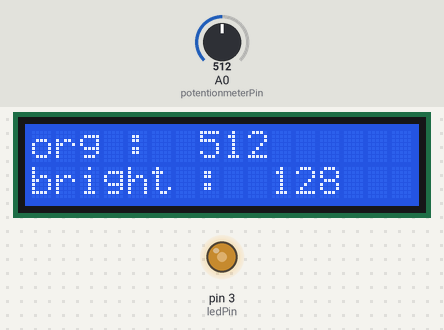
This sketch was run on a simulated Arduino Uno, built with avr-gcc and run on an emulated ATmega328P. On the bench: 16×2 character LCD, output pins drawn as LEDs (lit = HIGH). Inputs (shaded band) come from the test bench; at power-on: A0 (potentionmeterPin) = 512.

Above: at 1.2 s.
1.3 s: A0 (potentionmeterPin) set to 306
At 1.7 s:
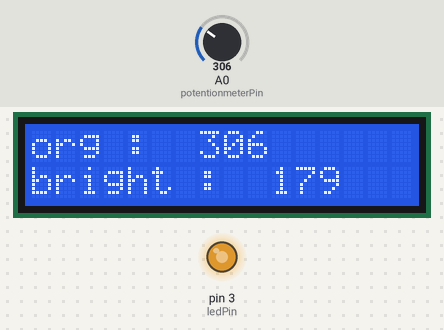
2.8 s: A0 (potentionmeterPin) set to 122
At 3.5 s:
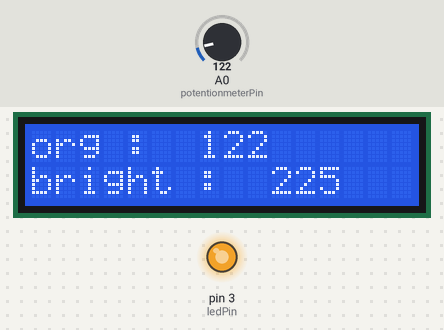
4.3 s: A0 (potentionmeterPin) set to 900
At 4.9 s:
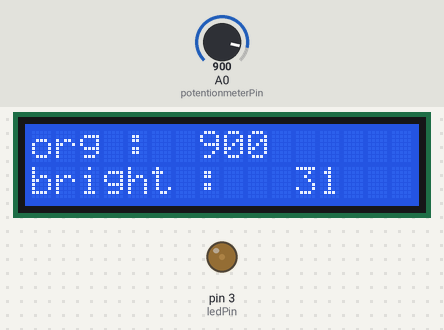
5.8 s: A0 (potentionmeterPin) set to 1023
At 6.2 s:
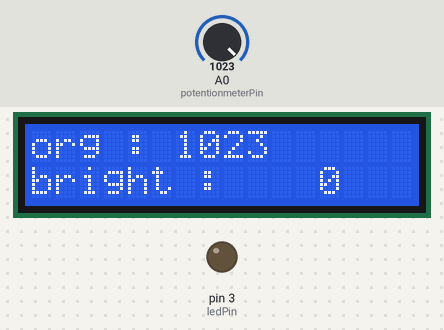
Timing chart, 0 to 8.3 s (numbered marks = the images above; inputs shaded):
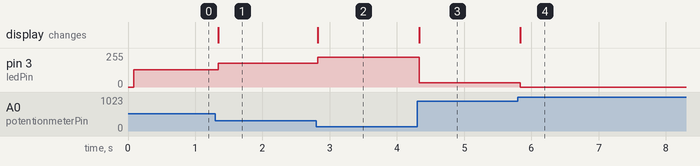

Measured:
- after the input at 1.3 s, pin 3 (ledPin): 128/255 → 179/255 at once; the display: changes at once (image 1)
- after the input at 2.8 s, pin 3 (ledPin): 179/255 → 225/255 at once; the display: changes at once (image 2)
- after the input at 4.3 s, pin 3 (ledPin): 225/255 → 31/255 at once; the display: changes at once (image 3)
- after the input at 5.8 s, pin 3 (ledPin): 31/255 → 0/255 at once; the display: changes at once (image 4)

The sketch:

app.ino
```cpp
#include <LiquidCrystal_I2C.h>

LiquidCrystal_I2C lcd(0x27, 16, 2);

const int ledPin=3;
const int potentionmeterPin = A0;

int potentionmeterValue;
int brightness;

void setup()
{
    Serial.begin(9600);
    lcd.init();          // LCD 초기화 // 안하면 출력안됨.
    lcd.backlight();     // 백라이트 켜기
    lcd.setCursor(3, 0); // 커서 위치 설정 (x,y)
}

void loop(){

    char buf[17];

    potentionmeterValue = analogRead(potentionmeterPin);

    sprintf(buf, "org : %4d", potentionmeterValue);
    lcd.setCursor(0,0);
    lcd.print(buf);


    // brightness = map(potentionmeterValue,0,1023,0,255);
    brightness = map(potentionmeterValue,0,1023,255,0);

    sprintf(buf, "bright : %4d", brightness);
    lcd.setCursor(0,1);
    lcd.print(buf);

    analogWrite(ledPin, brightness);
}
```
